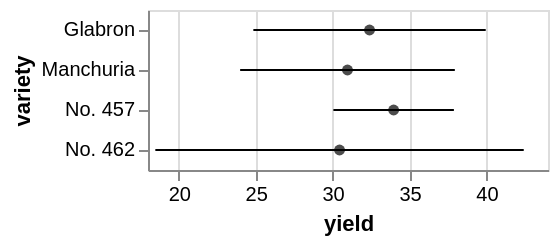

Write a Vega-Lite specification for this figure.
### Vega specification from a JSON file in a GitHub repository (floating-point values rounded to 4 significant figures)
{"$schema": "https://vega.github.io/schema/vega/v5.json", "autosize": "pad", "padding": 5, "width": 200, "style": "cell", "data": [{"name": "source_0", "values": [{"yield_error": 7.552, "yield_center": 32.4, "variety": "Glabron"}, {"yield_error": 6.978, "yield_center": 30.97, "variety": "Manchuria"}, {"yield_error": 3.917, "yield_center": 33.97, "variety": "No. 457"}, {"yield_error": 11.97, "yield_center": 30.45, "variety": "No. 462"}]}, {"name": "data_1", "source": "source_0", "transform": [{"type": "formula", "expr": "datum[\"yield_center\"] + datum[\"yield_error\"]", "as": "upper_yield_center"}, {"type": "formula", "expr": "datum[\"yield_center\"] - datum[\"yield_error\"]", "as": "lower_yield_center"}, {"type": "filter", "expr": "datum[\"lower_yield_center\"] !== null && !isNaN(datum[\"lower_yield_center\"])"}]}, {"name": "data_2", "source": "source_0", "transform": [{"type": "filter", "expr": "datum[\"yield_center\"] !== null && !isNaN(datum[\"yield_center\"])"}]}], "signals": [{"name": "y_step", "value": 20}, {"name": "height", "update": "bandspace(domain('y').length, 0, 0) * y_step"}], "marks": [{"name": "layer_0_layer_0_marks", "type": "rule", "style": ["rule", "errorbar-rule"], "from": {"data": "data_1"}, "encode": {"update": {"stroke": {"value": "black"}, "tooltip": {"signal": "{\"yield_center\": format(datum[\"yield_center\"], \"\"), \"yield_center + yield_error\": format(datum[\"upper_yield_center\"], \"\"), \"yield_center - yield_error\": format(datum[\"lower_yield_center\"], \"\"), \"variety\": ''+datum[\"variety\"]}"}, "x": [{"test": "datum[\"lower_yield_center\"] === null || isNaN(datum[\"lower_yield_center\"])", "value": 0}, {"scale": "x", "field": "lower_yield_center"}], "x2": [{"test": "datum[\"upper_yield_center\"] === null || isNaN(datum[\"upper_yield_center\"])", "value": 0}, {"scale": "x", "field": "upper_yield_center"}], "y": {"scale": "y", "field": "variety", "band": 0.5}}}}, {"name": "layer_1_marks", "type": "symbol", "style": ["point"], "from": {"data": "data_2"}, "encode": {"update": {"opacity": {"value": 0.7}, "fill": {"value": "black"}, "x": [{"test": "datum[\"yield_center\"] === null || isNaN(datum[\"yield_center\"])", "value": 0}, {"scale": "x", "field": "yield_center"}], "y": {"scale": "y", "field": "variety", "band": 0.5}}}}], "scales": [{"name": "x", "type": "linear", "domain": {"fields": [{"data": "data_1", "field": "lower_yield_center"}, {"data": "data_1", "field": "upper_yield_center"}, {"data": "data_2", "field": "yield_center"}]}, "range": [0, {"signal": "width"}], "zero": false, "nice": true}, {"name": "y", "type": "band", "domain": {"fields": [{"data": "data_1", "field": "variety"}, {"data": "data_2", "field": "variety"}], "sort": true}, "range": {"step": {"signal": "y_step"}}, "paddingInner": 0, "paddingOuter": 0}], "axes": [{"scale": "x", "orient": "bottom", "gridScale": "y", "grid": true, "tickCount": {"signal": "ceil(width/40)"}, "domain": false, "labels": false, "maxExtent": 0, "minExtent": 0, "ticks": false, "zindex": 0}, {"scale": "x", "orient": "bottom", "grid": false, "title": "yield", "labelFlush": true, "labelOverlap": true, "tickCount": {"signal": "ceil(width/40)"}, "zindex": 0}, {"scale": "y", "orient": "left", "grid": false, "title": "variety", "labelOverlap": true, "zindex": 0}]}
